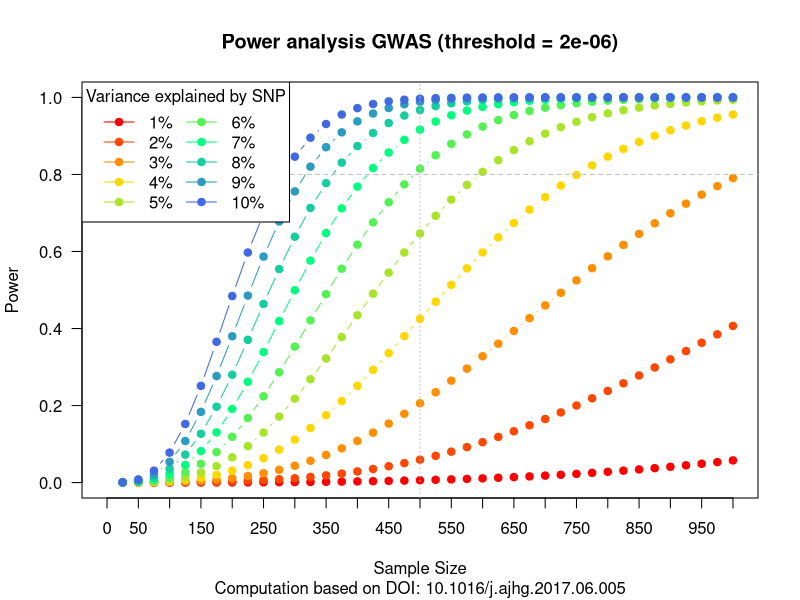

Here is the R script that generated this plot:

is.scalar <- function(v) { is.numeric(v) && length(v)==1; }
# Accessory function: Check whether the input is numeric scalar.
# Used by other functions for power calculation in checking input consistency.
# The user doesn't need to use this function directly.


power_n_hsq <- function(n, qsq, pval = 5E-8) {
# Calculates power based on a range of values of n and qsq. pval has to be fixed.
# Parameters as defined above.
# n and hsq can be vectors.
# pval a single numeric value. Default is the common genome-wide significance threshold 5E-8.
# Returns pow, a matrix containing power values, with n along rows and qsq along columns.
# Can contain NA if NCP is negative, NA or infinite, which may happen e.g. if qsq=1.
# Example call: pow = power_n_hsq(n = (1:5)*1000, qsq = (1:10)/100, pval=5E-8)

if (missing(n)) { stop("Parameter n not found."); }
if (missing(qsq)) { stop("Parameter qsq not found."); }
if ( !( is.vector(n) && is.numeric(n) ) ) { stop("Parameter n not a numeric vector."); }
if ( !( is.vector(qsq) && is.numeric(qsq) ) ) { stop("Parameter qsq not a numeric vector."); }
if ( !( is.scalar(pval) ) ) { stop("Parameter pval not a numeric scalar."); }
if ( any( n<0 | !is.finite(n) ) ) { stop("Parameter n has unacceptable values."); }
if ( any( qsq<0 | qsq>1 | !is.finite(qsq) ) ) { stop("Parameter qsq has unacceptable values."); }
if ( pval<=0 | pval>=1 | !is.finite(pval) ) { stop("Parameter pval has unacceptable value."); }

th=qchisq(pval,df=1,lower.tail=F); # Significance threshold for chi-square, corresponding to P-value threshold

pow=matrix(NA,nrow=length(n),ncol=length(qsq)); # Pre-allocalte matrix to store power values
rownames(pow)=n; colnames(pow)=qsq; # Assign row and column names

for (i in 1:length(n)) {
	for (j in 1:length(qsq)) {
		ncp=n[i]*qsq[j]/(1-qsq[j]); # Calculate NCP parameter
		if (is.finite(ncp) && ncp>=0) { pow[i,j]=pchisq(th,df=1,lower.tail=F,ncp=ncp); } # Calculate power when NCP is finite and >=0
}}

return(pow); # Return calculated power matrix
}

aa <- power_n_hsq(seq(25, 1000, 25), (1:10)/100 ,2e-06)
colfunc <- colorRampPalette(c("red","gold","springgreen","royalblue"))
colz <- colfunc(ncol(aa))

plot(c(0,1000), y = c(0, 1), xlab="Sample Size", ylab = "Power", main= "Power analysis GWAS (threshold = 2e-06)", sub = "Computation based on DOI: 10.1016/j.ajhg.2017.06.005", t = 'n', las=2,xaxt='n')
axis(1, at = seq(0,1000,50), seq(0,1000,50))
i <- 1
apply(aa, 2, function(x){
  points(rownames(aa), x, t = 'b', col = colz[i], pch=19)
  i <<- i + 1
})
abline(h = 0.8, lty=2, col = "gray")
abline(v = 500, lty=3, col = "gray")
legend("topleft", paste0(round(as.numeric(colnames(aa)) * 100), "%"), lwd=1, pch=19, col=colz, bg="white", title = "Variance explained by SNP", ncol = 2)

